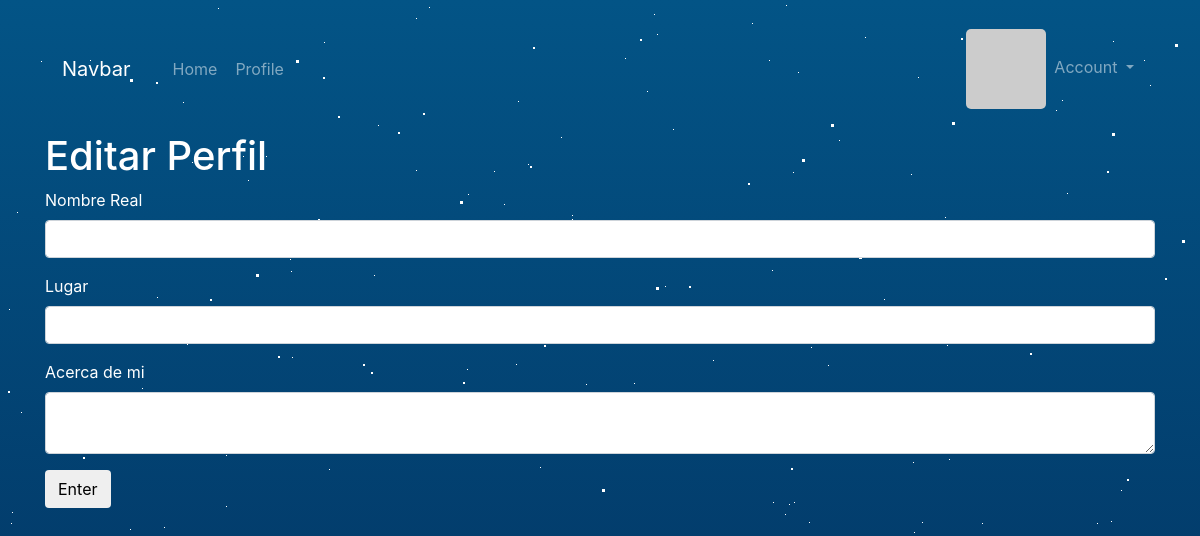
The page /editar-perfil (signed in) on the database as committed earlier.
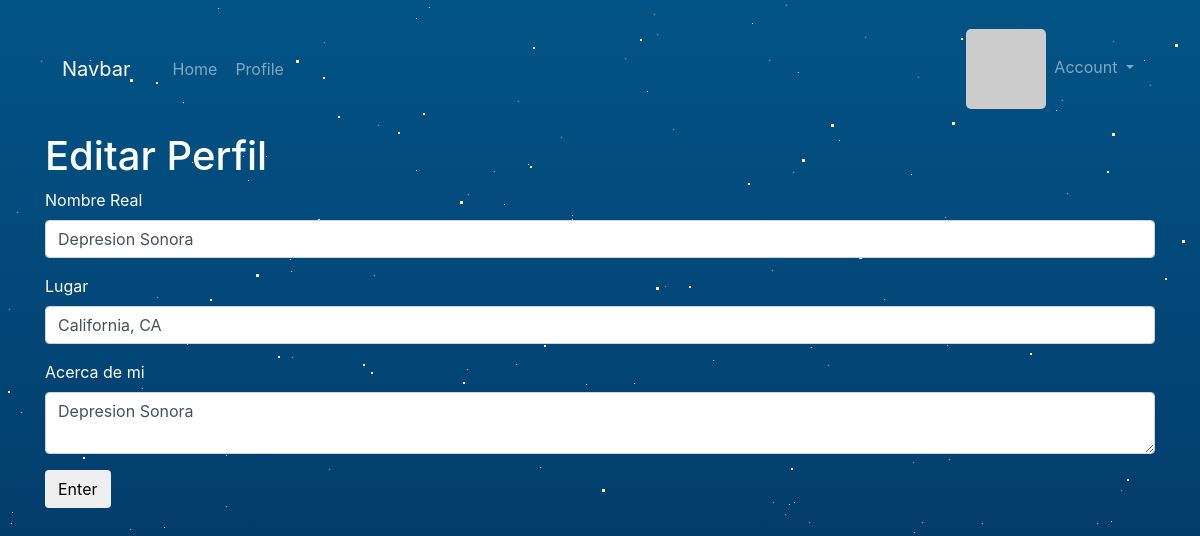
The same page on the database as committed later.
### app/models.py (models this page shows, shortened)
class User(db.Model, UserMixin):
    id = db.Column(db.Integer, primary_key=True)
    username = db.Column(db.String(20), unique=True, nullable=True)
    email = db.Column(db.String(120), unique=True, nullable=False)
    password_hash = db.Column(db.String(128))
    image_profile = db.Column(db.String(20), unique=False, default='default.jpg')
    name = db.Column(db.String(64))
    location = db.Column(db.String(64))
    about_me = db.Column(db.Text())
    avatar_hash = db.Column(db.String(32))
    def gravatar(self, size=100, default='identicon', rating='g'):
        url = 'https://secure.gravatar.com/avatar'
        hash = self.avatar_hash or self.gravatar_hash()
        return '{url}/{hash}?s={size}&d={default}&r={rating}'.format(url=url, hash=hash, size=size, default=default, rating=rating)
    @property
    def password(self):
        raise AttributeError('password is not a readable attribute')

### app/main/views.py (the view, shortened to what this page needs)
@main.route('/editar-perfil', methods=['GET', 'POST'])
@login_required
def edit_profile():
    form = EditProfile()
    user = current_user.username
    form.name.data = current_user.name
    form.location.data = current_user.location
    form.about_me.data = current_user.about_me
    return render_template('edit_profile.html', form=form, user=user)

### app/main/forms.py
class EditProfile(FlaskForm):
    name = StringField('Nombre Real', validators=[Length(0, 64)])
    location = StringField('Lugar', validators=[Length(0, 64)])
    about_me = TextAreaField('Acerca de mi')
    submite = SubmitField('Enter')

### app/models.py (called while the page is built)
@login_manager.user_loader
def load_user(user_id):
    return User.query.get(int(user_id))

### app/templates/edit_profile.html (shortened to what this page needs)
{% extends "base.html" %}
{% import "bootstrap/wtf.html" as wtf %}
{% block page_content %}
<div class="container" style="color:white;">
    <h1>Editar Perfil</h1>
    {{ wtf.quick_form(form) }}
</div>
{% endblock %}

Rows that differ between the two databases and show on the page:
now on this page (row edited): User: name "Depresion Sonora", location "California, CA", about_me "Depresion Sonora"
